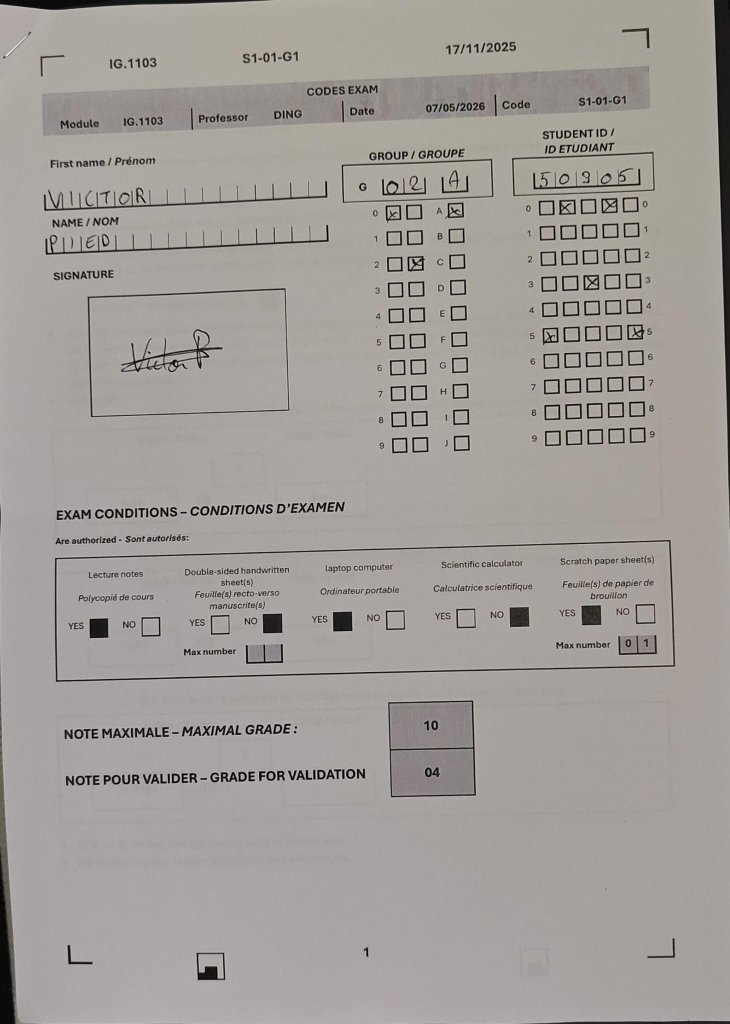
#> input picture PROJECT 2026 -DATABASE-20260518/FORM1/EXAM_FORM1_50305.jpg, 1460 x 2048 px (shown at 1/2 size); its folder holds only this picture in this run
$ jupyter execute --allow-errors 02_preprocessing_alignement.ipynb
#> lines starting #> are read from the running program, lines starting #| are printed output that depends on the picture; after the words box and inside, x2 and y2 are one past the last pixel; in counts of white or black regions, pixels touching at a corner belong together
### utils/form_aligner.py
"""
Détection des marques de coin (L-brackets) et correction de perspective.

Approche bas niveau :
  1. Binarisation adaptative
  2. Template-matching de 4 L synthétiques (un par coin)
  3. Correction de perspective via cv2.getPerspectiveTransform

Fallback : si la détection des brackets échoue (photo bruitée, brackets
faibles), retourne l'image inchangée — l'appelant utilisera l'ancien
chemin (deskew + bounding box).
"""

import cv2
import numpy as np


def to_gray(img):
    return img if len(img.shape) == 2 else cv2.cvtColor(img, cv2.COLOR_BGR2GRAY)


def binarize(gray, blur=5):
    b = cv2.GaussianBlur(gray, (blur, blur), 0)
    _, binary = cv2.threshold(b, 0, 255, cv2.THRESH_BINARY_INV + cv2.THRESH_OTSU)
    return binary


# ---------------------------------------------------------------------------
# Détection des L-brackets (template matching)
# ---------------------------------------------------------------------------

# [83 lines left out: functions _make_L, _find_bracket, find_corner_brackets, not called in this run]


# ---------------------------------------------------------------------------
# Correction de perspective via les 4 brackets
# ---------------------------------------------------------------------------

# Position attendue des 4 brackets dans le formulaire normalisé (900x1270),
# calibrée sur le rendu PDF (DPI 200) : brackets à env. 7.5%/4.3% des bords.
BRACKET_DST_NORM = {
    "TL": (66, 55),
    "TR": (834, 55),
    "BL": (66, 1215),
    "BR": (834, 1215),
}


# [22 lines left out: functions warp_from_brackets, align_form, not called in this run]


# ---------------------------------------------------------------------------
# Deskew (rotation simple - utilisé en fallback ou en pré-traitement)
# ---------------------------------------------------------------------------

def _hough_dominant_angle(binary):
    edges = cv2.Canny(binary, 50, 150)
    lines = cv2.HoughLines(edges, 1, np.pi / 180, threshold=80)
    if lines is None:
        return 0.0
    angles = []
    for rho, theta in lines[:, 0]:
        a = np.degrees(theta) - 90
        if abs(a) < 45:
            angles.append(a)
    return float(np.median(angles)) if angles else 0.0


def deskew(img, max_angle=15.0):
    gray = to_gray(img)
    binary = binarize(gray)
    angle = _hough_dominant_angle(binary)
    if abs(angle) > max_angle:
        return img
    H, W = img.shape[:2]
    M = cv2.getRotationMatrix2D((W / 2, H / 2), angle, 1.0)
    return cv2.warpAffine(img, M, (W, H),
                          flags=cv2.INTER_LINEAR, borderMode=cv2.BORDER_REPLICATE)


# ---------------------------------------------------------------------------
# Fonctions de compat (utilisées par grid_decoder)


# [12 lines left out: function find_active_area, not called in this run]


FORM_W = 900
FORM_H = 1270


# [10 lines left out: function normalize_form_image, not called in this run]

### utils/grid_decoder.py
"""
Décodage des grilles graphiques de la page 1.

Zones lues (formulaire normalisé 900x1270 px) :
  - STUDENT ID grid : 5 colonnes x 10 lignes
  - GROUP grid      : 3 colonnes x 10 lignes (2 chiffres + 1 lettre)
  - Conditions d'examen : 5 catégories YES/NO + champs Max number

Toutes les méthodes utilisent uniquement des opérations bas niveau :
filtrage, morphologie, seuillage, analyse de composantes connexes.
"""

import cv2
import numpy as np

from utils.checkbox_reader import (
    read_grid_one_per_col,
    preprocess_for_checkbox,
    ink_ratio,
    is_filled_square,
)

# ---------------------------------------------------------------------------
# Constantes de calibration – coordonnées dans le repère canonique 900 x 1270 px
# (mesurées sur le gabarit de référence du formulaire).
# ---------------------------------------------------------------------------

# CODES EXAM (bande colorée : Module, Professeur, Date, Code)
ROI_CODES_EXAM    = (0, 65, 900, 65)

# Grille Student ID
# 5 colonnes (une par chiffre), 10 lignes (digits 0-9)
# Colonnes à x ~ 733, 761, 790, 818, 847 ; lignes à y ~ 251, 286, …, 554
ROI_STUDENT_ID    = (725, 247, 155, 330)
# Depuis le recalage par template (cf. normalize_page), les photos sont
# redressées dans le MÊME repère canonique que les PDFs. On utilise donc les
# mêmes coordonnées de ROI pour les photos et pour les PDFs.
ROI_STUDENT_ID_PHOTO = ROI_STUDENT_ID
STUDENT_ID_ROWS   = 10
STUDENT_ID_COLS   = 5

# Grille Group (10 lignes x 3 colonnes : chiffre1, chiffre2, lettre).
# Centres des colonnes de cases mesures sur le gabarit : x ~ 540, 569 et 625.
ROI_GROUP_GRID    = (526, 247, 58, 330)    # les 2 colonnes chiffres (serrees)
ROI_GROUP_GRID_PHOTO = ROI_GROUP_GRID
GROUP_ROWS        = 10
# Proportions relatives des 2 colonnes chiffres dans ROI_GROUP_GRID
GROUP_COL_WIDTHS  = [0.5, 0.5, 0.0]
# ROI separee pour la colonne lettre (cases uniquement, labels exclus).
ROI_GROUP_LETTER  = (610, 247, 32, 330)

# Case signature
ROI_SIGNATURE     = (30, 272, 372, 288)
# Intérieur strict de la boîte de signature dans le repère canonique
# (exclut le label "SIGNATURE" au-dessus et le trait du cadre). Mesuré sur le
# template de référence. Le recalage rendant le repère stable, ce crop fixe est
# fiable pour les photos comme pour les PDFs.
ROI_SIGNATURE_INNER = (120, 358, 264, 150)

# Cellules prénom manuscrit (grille de lettres individuelles)
# y=211 = ligne supérieure des cellules, h=24 = hauteur intérieure
ROI_FIRSTNAME     = (3, 205, 415, 38)

# Cellules nom manuscrit (après la ligne "NAME / NOM")
ROI_NAME          = (3, 262, 415, 46)

# Section CONDITIONS D'EXAMEN
# Cases YES/NO à y ~ 784 (taille 26x26)
# Ordre : Lecture notes, Double-sided, Laptop, Calculator, Scratch paper
COND_Y_YESNO      = (784, 810)
COND_CHECKBOX_W   = 26

CONDITIONS = [
    # (x_YES, x_NO,  has_max, x_max0, x_max1, y_max0, y_max1)
    # Boites "Max number" mesurees sur les bordures verticales du gabarit
    # (positions identiques sur les 3 formulaires) : dizaines puis unites.
    (101, 173, False, 0,   0,   0,   0  ),   # Lecture notes
    (269, 342, True,  325, 370, 817, 843),   # Double-sided sheets
    (438, 511, False, 0,   0,   0,   0  ),   # Laptop
    (608, 681, False, 0,   0,   0,   0  ),   # Calculator
    (778, 850, True,  833, 878, 817, 843),   # Scratch paper
]

# Cases Note maximale / Note pour valider
# Lues ensemble (zone englobante) pour améliorer la robustesse OCR
ROI_NOTES_COMBINED = (505, 900, 128, 108)   # contient les deux valeurs empilées
ROI_NOTE_MAX       = (510, 903, 118, 48)     # conservé pour fallback
ROI_NOTE_VALID     = (510, 951, 118, 48)     # conservé pour fallback

# Cryptogramme (petit graphique bas de page). Le glyphe occupe x~[234,274],
# y~[1239,1269] dans le repere canonique ; marge incluse de chaque cote.
ROI_CRYPTO     = (180, 1225, 130, 45)


# ---------------------------------------------------------------------------
# Normalisation du formulaire (recadrage + redimensionnement)
# ---------------------------------------------------------------------------

FORM_W = 900
FORM_H = 1270

# Template de recalage pour les photos (objet FormTemplate), positionné par le
# pipeline via set_photo_template(). Tant qu'il est None, on retombe sur
# l'ancien chemin (deskew + bounding box).
_PHOTO_TEMPLATE = None


def set_photo_template(template) -> None:
    """
    Enregistre le template de recalage des photos (objet
    utils.template_register.FormTemplate, ou None pour désactiver).
    """
    global _PHOTO_TEMPLATE
    _PHOTO_TEMPLATE = template


def get_active_template():
    """Template de recalage actuellement actif (ou None)."""
    return _PHOTO_TEMPLATE


def get_active_area(img: np.ndarray,
                    is_photo: bool = False) -> tuple[int, int, int, int]:
    """
    Retourne (x0, y0, x1, y1) de la zone active du formulaire.

    - PDF  (is_photo=False) : cherche les pixels sombres (encre) sur fond blanc
      -> THRESH_BINARY_INV, seuil fixe 200.
    - Photo (is_photo=True) : cherche le papier blanc sur fond sombre (bureau)
      -> THRESH_BINARY, seuil fixe 200.
      Avec un fond sombre, THRESH_BINARY_INV marquerait aussi le bureau comme
      "contenu" et renverrait la bounding-box de toute l'image.
    """
    gray = img if len(img.shape) == 2 else cv2.cvtColor(img, cv2.COLOR_BGR2GRAY)
    if is_photo:
        _, binary = cv2.threshold(gray, 200, 255, cv2.THRESH_BINARY)
    else:
        _, binary = cv2.threshold(gray, 200, 255, cv2.THRESH_BINARY_INV)
    H, W = gray.shape
    row_has = np.any(binary > 0, axis=1)
    col_has = np.any(binary > 0, axis=0)
    r0 = int(np.argmax(row_has))
    r1 = H - int(np.argmax(row_has[::-1])) - 1
    c0 = int(np.argmax(col_has))
    c1 = W - int(np.argmax(col_has[::-1])) - 1
    return c0, r0, c1, r1


# [12 lines left out: function _looks_like_photo, not called in this run]


def normalize_page(img: np.ndarray, is_photo: bool | None = None,
                   use_template: bool = False) -> np.ndarray:
    """
    Normalise un formulaire vers le repère (FORM_W, FORM_H).

    Étape 1 : si on détecte les 4 L-brackets de coin, applique une correction
    perspective qui ramène l'image dans un rectangle légèrement plus grand que
    le formulaire utile (pour rester compatible avec les ROIs calibrées). Sinon
    on continue avec l'image originale.

    Étape 2 : deskew (si photo) + crop bbox des pixels actifs + resize
    final vers (FORM_W, FORM_H). C'est cette étape qui produit le
    repère cohérent avec les coordonnées de ROI calibrées.
    """
    if is_photo is None:
        is_photo = _looks_like_photo(img)

    # Photo anormalement haute = plusieurs pages photographiees d'un coup
    # (ex. FORM3_62766, ratio h/w ~6.7 au lieu de ~1.4 pour une page). On ne
    # garde que la page du haut (la page 1 d'identification) avant recalage.
    if is_photo:
        h0, w0 = img.shape[:2]
        if h0 > 2.0 * w0:
            img = img[:int(round(w0 * 1.45)), :]

    from utils.form_aligner import deskew

    # Étape 1 : recaler sur le template de référence par homographie (ORB).
    # On le fait pour les photos (toujours) et pour les PDFs de page 1 quand
    # use_template=True. En cas de succès, l'image est déjà dans le repère
    # canonique (FORM_W x FORM_H) -> on renvoie directement et toutes les ROIs
    # s'appliquent. Les pages d'examen (use_template=False) ne sont pas
    # concernées : elles ne matcheraient pas le template de page 1.
    want_template = _PHOTO_TEMPLATE is not None and (is_photo or use_template)
    if want_template:
        from utils.template_register import register_to_template
        reg = register_to_template(img, _PHOTO_TEMPLATE)
        if reg is not None:
            return reg
        # Repli si le recalage échoue.
        if is_photo:
            img = deskew(img)
    elif is_photo:
        # Pas de template fourni : deskew + bbox.
        img = deskew(img)

    # Étape 2 : crop bbox + resize vers le repère final
    # Pour les photos, chercher le papier blanc (is_photo=True) ;
    # pour les PDFs, chercher le contenu sombre sur fond blanc (is_photo=False).
    x0, y0, x1, y1 = get_active_area(img, is_photo=is_photo)
    H, W = img.shape[:2]
    mx = max(1, int(W * 0.005)); my = max(1, int(H * 0.005))
    x0 = min(W - 2, x0 + mx); y0 = min(H - 2, y0 + my)
    x1 = max(x0 + 1, x1 - mx); y1 = max(y0 + 1, y1 - my)
    return cv2.resize(img[y0:y1, x0:x1], (FORM_W, FORM_H))


# ---------------------------------------------------------------------------
# Extraction des ROIs
# ---------------------------------------------------------------------------

def get_roi(img: np.ndarray, roi: tuple[int, int, int, int]) -> np.ndarray:
    x, y, w, h = roi
    return img[y:y + h, x:x + w]


# ---------------------------------------------------------------------------
# Lecture du Student ID
# ---------------------------------------------------------------------------

# [400 lines left out: functions _read_id_by_boxes, read_student_id, _split_group_cols, _read_grid_col_best_row, _read_group_by_boxes, read_group and 8 more, not called in this run]


# ---------------------------------------------------------------------------
# Cryptogramme
# ---------------------------------------------------------------------------

def extract_cryptogram(form_img: np.ndarray) -> np.ndarray:
    return get_roi(form_img, ROI_CRYPTO)

### utils/template_register.py
"""
Recalage d'une photo de formulaire sur un template de référence.

Les photos de première page sont prises à main levée : rotation, perspective,
ombres. Un recadrage par bounding-box ne suffit pas pour qu'un ROI fixe tombe
sur la bonne grille. Comme le gabarit du formulaire est identique pour tous les
étudiants, on recale chaque photo sur un template propre par mise en
correspondance de points (ORB) + homographie RANSAC.

Le template est l'image normalisée d'une page 1 (repère canonique 900 x 1270).
Après recalage, la photo se trouve dans CE MÊME repère : on peut donc lire tous
les champs avec les ROIs calibrées pour les PDFs.
"""

import cv2
import numpy as np

# Détecteur partagé (coûteux à instancier).
_ORB = cv2.ORB_create(6000)
_BF = cv2.BFMatcher(cv2.NORM_HAMMING)

_WORK_MAX = 1500   # taille de travail pour la détection de features
_MIN_GOOD = 15     # nombre minimal d'appariements valides (knn)
_MIN_INLIERS = 30  # nombre minimal d'inliers RANSAC pour accepter l'homographie


class FormTemplate:
    """Template de référence pré-calculé (image grise + features ORB)."""

    # [5 lines left out: function __init__, not called in this run]


def find_reference_pdf(*dirs: str):
    """Renvoie le chemin du 1er PDF trouvé dans les répertoires donnés."""
    import os
    for d in dirs:
        if not d or not os.path.isdir(d):
            continue
        for f in sorted(os.listdir(d)):
            if f.lower().endswith(".pdf"):
                return os.path.join(d, f)
    return None


# [15 lines left out: function build_form_template, not called in this run]


def load_bundled_template():
    """
    Charge le template de référence figé livré avec le projet
    (utils/assets/form_template_ref.png), rendu depuis la page calibrée.
    C'est le repère sur lequel les ROIs sont calibrées : on l'utilise en
    priorité pour garantir un recalage déterministe, indépendant du PDF
    présent dans le répertoire. Retourne un FormTemplate ou None.
    """
    import os
    path = os.path.join(os.path.dirname(os.path.abspath(__file__)),
                        "assets", "form_template_ref.png")
    if not os.path.isfile(path):
        return None
    ref = cv2.imread(path)
    return FormTemplate(ref) if ref is not None else None


def get_photo_template(*pdf_dirs: str):
    """
    Retourne le meilleur template disponible : le template figé livré avec le
    projet en priorité, sinon le rendu d'un PDF trouvé dans les répertoires
    donnés. Retourne None si rien n'aboutit.
    """
    t = load_bundled_template()
    if t is not None:
        return t
    ref_pdf = find_reference_pdf(*pdf_dirs)
    return build_form_template(ref_pdf) if ref_pdf else None


# [67 lines left out: functions _homography_to_template, register_to_template, estimate_rotation_deg, not called in this run]

### notebooks/02_preprocessing_alignement.ipynb
# Notebook 2 – Prétraitement & Alignement
**Projet Computer Vision IG.2405 – 2026**

Ce notebook détaille le pipeline de prétraitement des images de formulaires :
1. **Binarisation** (seuillage Otsu)
2. **Deskew** : correction d'inclinaison via Transformée de Hough
3. **Normalisation** : recadrage sur la zone active + redimensionnement
4. **Correction de perspective** : pour les photos prises en biais

> Ces opérations utilisent uniquement des méthodes bas niveau (filtrage, Hough, morphologie).

[cell 1]
import sys, os

# Racine du projet (fonctionne depuis notebooks/ ou depuis la racine)
if os.path.basename(os.getcwd()) == 'notebooks':
    os.chdir('..')
ROOT = os.getcwd()
if ROOT not in sys.path:
    sys.path.insert(0, ROOT)

DATA_ROOT = os.path.join(ROOT, 'PROJECT 2026 -DATABASE-20260518')
print(f'Racine projet : {ROOT}')
print(f'Base de donnees : {DATA_ROOT}')

[cell 2]
import os
import cv2
import numpy as np
import matplotlib.pyplot as plt

# Imports du projet (API actuelle de form_aligner)
from utils.form_aligner import (
    to_gray, binarize, deskew, find_active_area,
    find_corner_brackets, warp_from_brackets, align_form,
    normalize_form_image, FORM_W, FORM_H,
)
from utils.grid_decoder import normalize_page, set_photo_template
from utils.template_register import get_photo_template

FORM_DIR = os.path.join('PROJECT 2026 -DATABASE-20260518', 'FORM1')

# Recalage par template (comme le pipeline) : indispensable pour que la
# normalisation finale soit dans le repère canonique des ROIs.
set_photo_template(get_photo_template(FORM_DIR))

# Choisir une image avec photo
img_files = sorted([f for f in os.listdir(FORM_DIR)
                    if f.lower().endswith(('.jpg', '.jpeg', '.png'))])
SAMPLE_IMG = os.path.join(FORM_DIR, img_files[0])
print('Image :', img_files[0])

## 1. Image brute

La photo prise par l'étudiant peut être :
- Inclinée (jusqu'à ±15°)
- De résolution variable
- Avec des bords parasites (table, main, ...)

[cell 3]
img_raw = cv2.imread(SAMPLE_IMG)
#> img_raw is the input picture: shape (2048, 1460, 3); mean B, G, R 152.7, 156.9, 161.7
print(f'Dimensions brutes : {img_raw.shape[1]} × {img_raw.shape[0]} px')
#| Dimensions brutes : 1460 × 2048 px

plt.figure(figsize=(6, 9))
plt.imshow(cv2.cvtColor(img_raw, cv2.COLOR_BGR2RGB))
plt.title('Image brute', fontsize=12)
plt.axis('off')
plt.tight_layout()
plt.show()

## 2. Binarisation (Seuillage Otsu)

La méthode d'Otsu détermine automatiquement le seuil optimal en minimisant la variance intra-classe :

$$\sigma_W^2(t) = w_0(t)\,\sigma_0^2(t) + w_1(t)\,\sigma_1^2(t)$$

Un flou gaussien préalable réduit le bruit haute fréquence.

[cell 4]
gray = to_gray(img_raw)
binary = binarize(gray, blur=5)
#> in binarize, `_, binary = cv2.threshold(b, 0, 255, cv2.THRESH_BINARY_INV + cv2.THRES..`:
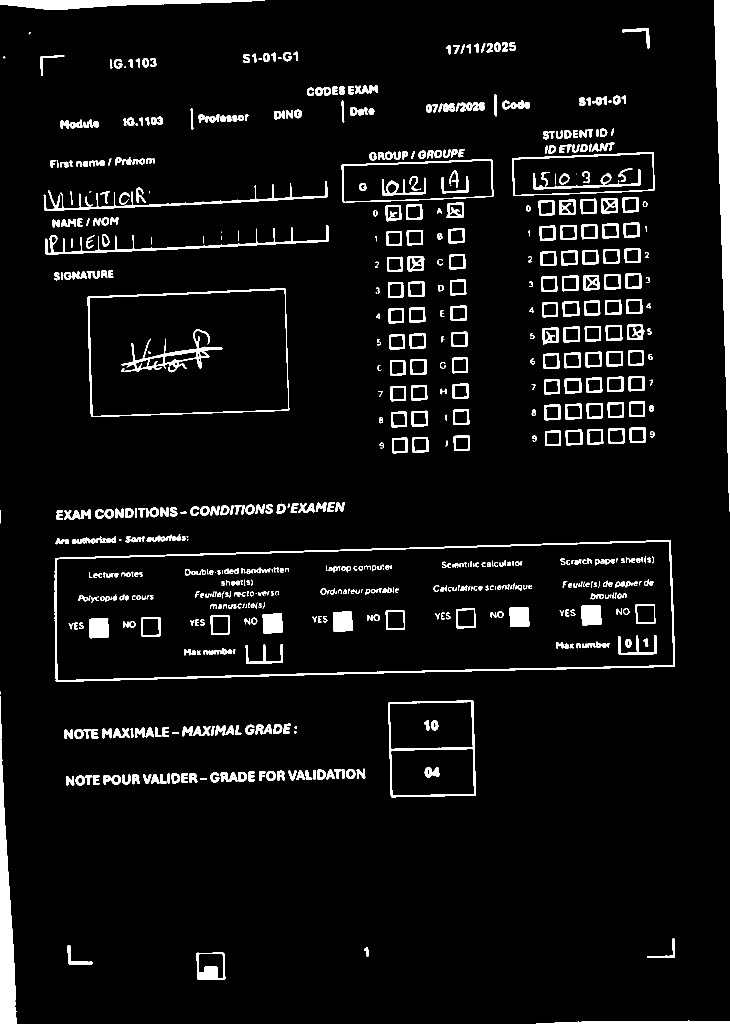
#> binary: shape (2048, 1460) (shown at 1/2 size); 5.7% white; 674 white regions (50 under 20 px), largest, box (x1, y1, x2, y2) and area: (1428, 0, 1460, 1023) 16587, (0, 1392, 34, 2048) 10441, (109, 1080, 1350, 1364) 9565

fig, axes = plt.subplots(1, 3, figsize=(15, 5))

axes[0].imshow(gray, cmap='gray')
axes[0].set_title('Niveaux de gris')
axes[0].axis('off')

axes[1].hist(gray.ravel(), bins=256, range=(0, 256), color='gray', alpha=0.7)
# Calculer le seuil Otsu
blurred = cv2.GaussianBlur(gray, (5, 5), 0)
thresh_val, _ = cv2.threshold(blurred, 0, 255, cv2.THRESH_BINARY_INV + cv2.THRESH_OTSU)
#> thresh_val = 114
axes[1].axvline(thresh_val, color='red', linewidth=2, label=f'Seuil Otsu = {thresh_val:.0f}')
axes[1].set_title('Histogramme + seuil Otsu')
axes[1].legend()

axes[2].imshow(binary, cmap='gray')
axes[2].set_title('Image binarisée (encre=blanc)')
axes[2].axis('off')

plt.suptitle('Étape 1 : Binarisation Otsu', fontsize=12, fontweight='bold')
plt.tight_layout()
plt.show()
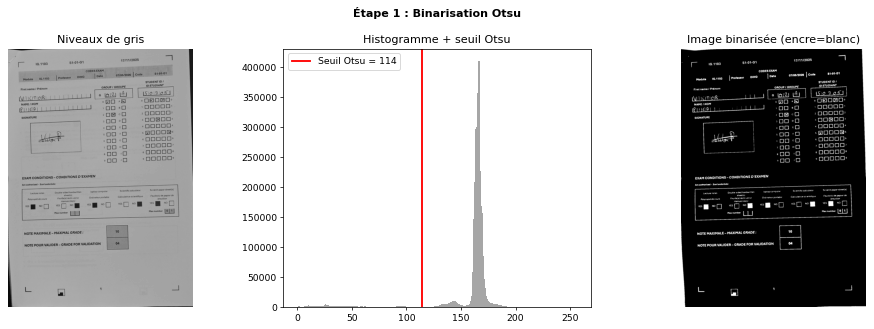
#> figure drawn by matplotlib, 3 panels; panel 2: tallest bar 410953 high, from x = 166 to 167

## 3. Détection de l'inclinaison – Transformée de Hough

La **transformée de Hough** détecte les droites en accumulant les votes dans l'espace $(\rho, \theta)$ :

$$\rho = x\cos\theta + y\sin\theta$$

Les lignes horizontales dominantes du formulaire permettent d'estimer l'angle d'inclinaison.

[cell 5]
# Détection des contours avant Hough
edges = cv2.Canny(binary, 50, 150)
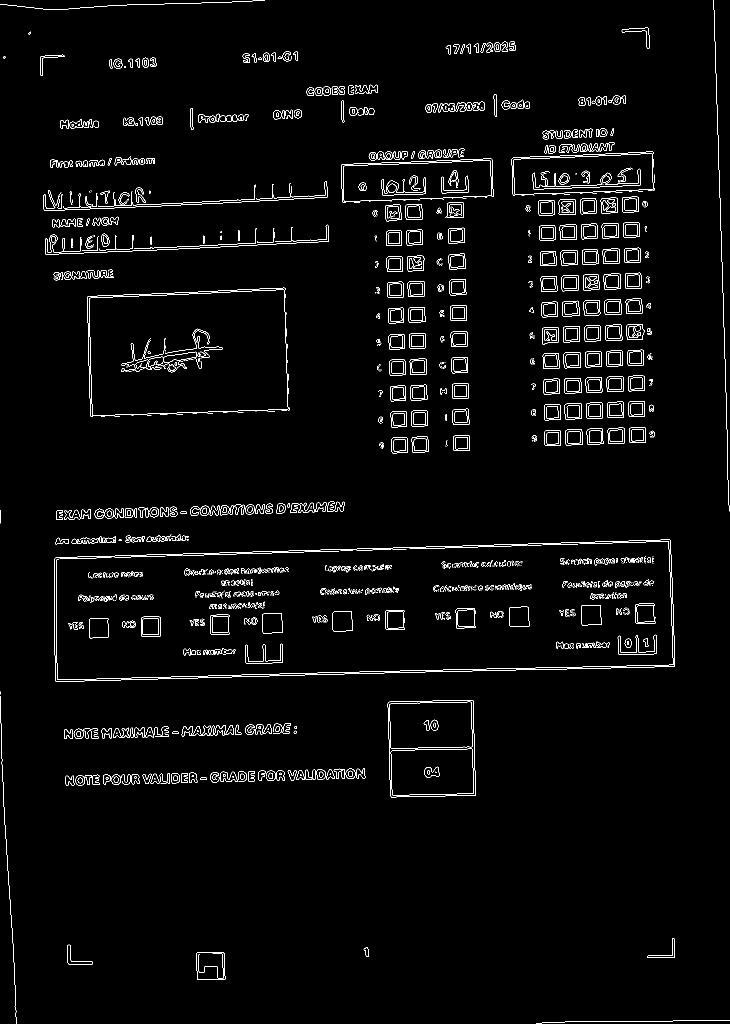
#> edges: shape (2048, 1460) (shown at 1/2 size); 2.3% white in thin lines or dots

# Transformée de Hough
lines = cv2.HoughLines(edges, 1, np.pi / 180, threshold=80)

# Calculer l'angle dominant
angles = []
if lines is not None:
    for rho, theta in lines[:, 0]:
        angle = np.degrees(theta) - 90
        if abs(angle) < 45:
            angles.append(angle)
#> this loop made 5359 passes
#> (rho, theta, angle) on passes 1 to 3: (428, 1.52, -3), (1124, 1.54, -2), (1357, 1.55, -1)
#> after the loop, angles = 2025 values, max 44 at index 890, min -44 at index 296, mean -7.24
#> (the rest of the program and of its run is left out)
